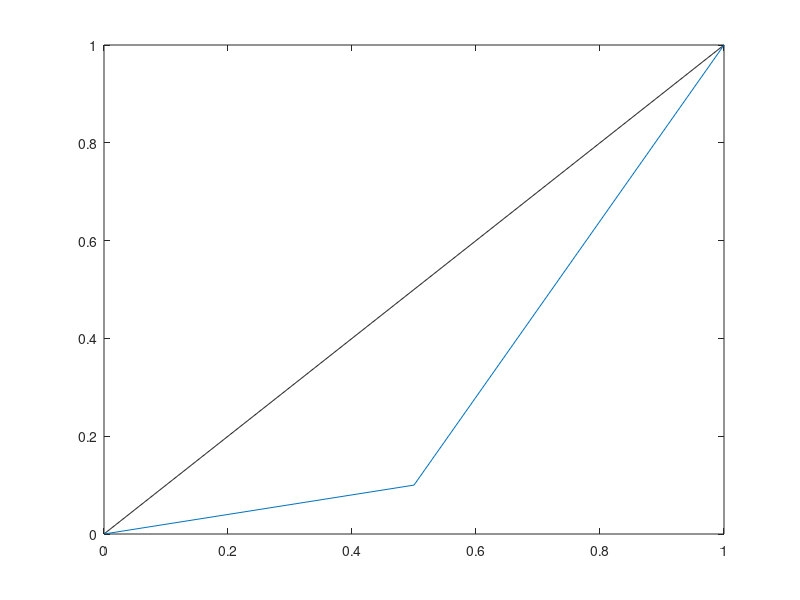

The MATLAB script that drew this image: (Note: this script raises an error after producing the figure.)
% Script to produce made up example plots for Paper by Herlyn and
% Radermacher
a = 0.6;

x_example = [0; 0.5; 1];
y_example = [0; 0.1; 1];
x = 0:0.001:1;
diagonal = x;

f1 = figure;
%hold on
%plot(x,diagonal,'-','DisplayName','Diagonale',x_example,y_example,'-','DisplayName','Beispieldaten');
plot(x,diagonal,'-k','DisplayName','Diagonal');
hold on 
plot(x_example,y_example,'-','DisplayName','Sample Data');
%plot(x_example,y_example,'-','DisplayName','Beispieldaten');
hold on 

Gini = 1-(2*(0.5*(0.5*0.1)+0.5*0.1+0.5*(0.9*0.5)));
eps = (1-Gini)/(1+Gini); 
plot(x,mixed_lorenz(x,eps,a),'--','DisplayName','Mixed Lorenz Curve');
%fill([x,y_example],[x,mixed_lorenz(x,eps,a)],'b')

epsilon_str = "G = 0.4";
dim_1 = [0.15 0.58 0 0];
box_1 = annotation('textbox',dim_1,'String',epsilon_str, 'FitBoxToText','on');
box_1.FontSize = 12;
box_1.LineStyle = 'None';
xlabel("Cumulative Population Share");
ylabel("Cumulative Income Share");
grid on 
legend('show','location','northwest')
print('-depsc','Figure_3','-r900')

%%%% Density plot %%%%%

xd1 = [0; 0.5];
yd1 = [0.2; 0.2];
xd2 = [0.5; 1];
yd2 = [1.8; 1.8];
f2 = figure
p1 = plot(xd1,yd1,'o-k');
hold on 
p2 = plot(xd2,yd2,'o-k');
hold on
p3 = plot(x,mixed_lorenz_density(x,eps,a),'--');
xlim([0 1]);
ylim([0 2.5]);


epsilon_str = "G = 0.4";
dim_1 = [0.15 0.58 0 0];
box_1 = annotation('textbox',dim_1,'String',epsilon_str, 'FitBoxToText','on');
box_1.FontSize = 12;
box_1.LineStyle = 'None';

xlabel("Cumulative Population Share");
ylabel("Share of Averarge Income");
set(gca, 'YTick', sort([0.2, get(gca, 'YTick')]));
set(gca, 'YTick', sort([1.8, get(gca, 'YTick')]));
grid on 
legend([p2 p3],{'Sample Data','Mixed Lorenz Density'},'location','northwest');
%legend('show','location','northwest');

%saveas(f2,sprintf('Beispieldaten_MixedLorenzdichte.png')    );
%saveas(f2,sprintf('Beispieldaten_MixedLorenzdichte.pdf'));
print('-depsc','Figure_4','-r900')
